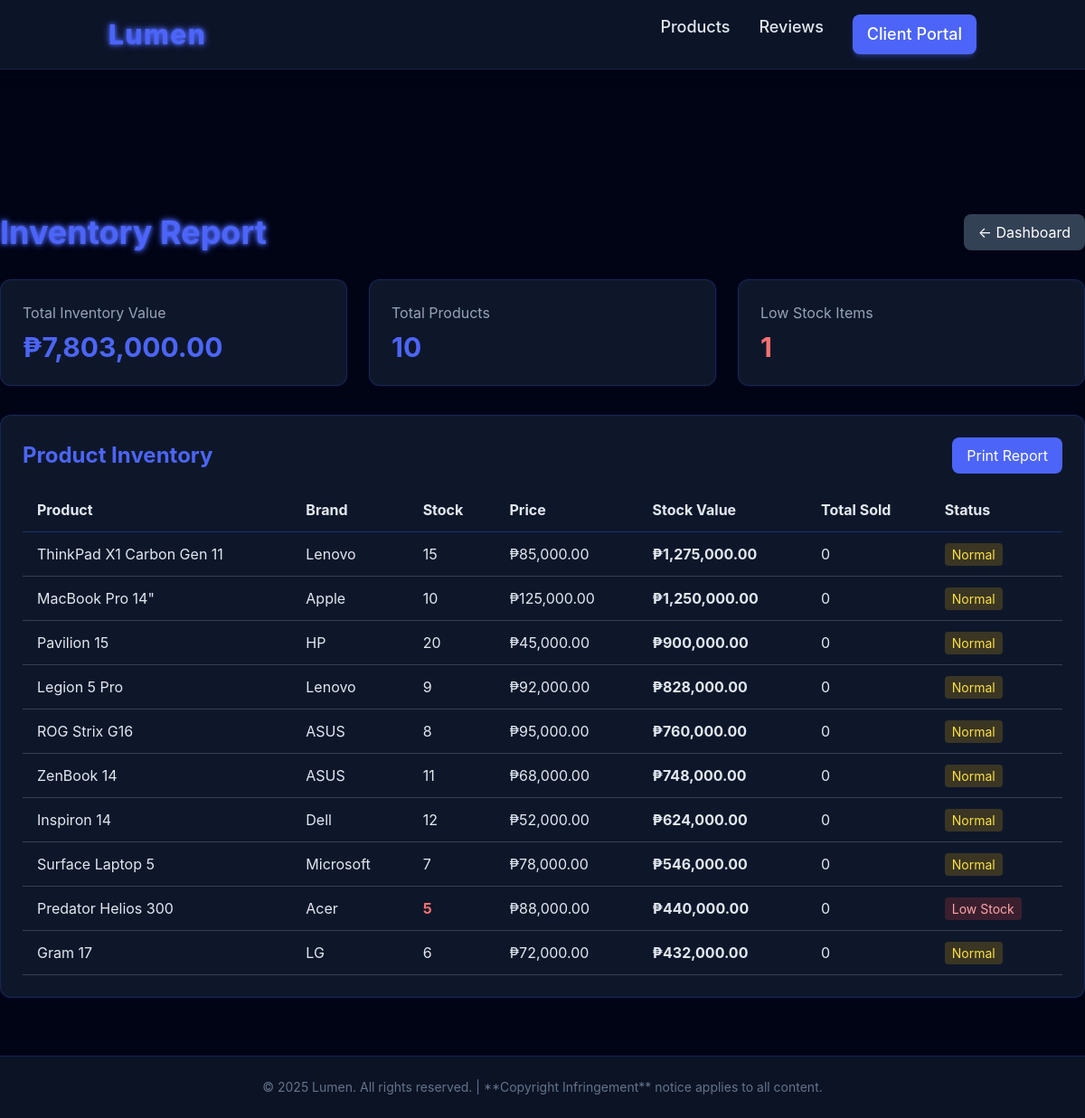
The app's page /admin/reports/inventory.php (signed in) with its own data.
### tables this page shows
CREATE TABLE products (
    product_id INT PRIMARY KEY AUTO_INCREMENT,
    name VARCHAR(200) NOT NULL,
    brand VARCHAR(100) NOT NULL,
    price DECIMAL(10, 2) NOT NULL,
    description TEXT,
    cpu VARCHAR(100),
    ram VARCHAR(50),
    storage VARCHAR(50),
    screen_size VARCHAR(20),
    stock INT DEFAULT 0,
    image_url VARCHAR(500),
    is_active TINYINT(1) DEFAULT 1,
    created_at TIMESTAMP DEFAULT CURRENT_TIMESTAMP
);

### config.php (called while the page is built, shortened)
<?php
function formatCurrency($amount) {
    return '₱' . number_format($amount, 2);
}
?>

### admin/reports/inventory.php (the view, shortened to what this page needs)
<?php
require_once '../../config.php';
$conn = getConnection();
$inventory = $conn->query("SELECT
    p.*,
    (p.stock * p.price) as stock_value,
    COALESCE(SUM(oi.quantity), 0) as total_sold
    FROM products p
    LEFT JOIN order_items oi ON p.product_id = oi.product_id
    WHERE p.is_active = 1
    GROUP BY p.product_id
    ORDER BY stock_value DESC");
$total_inventory_value = 0;
$total_products = 0;
$low_stock_count = 0;
include '../../header.php';
?>
<section class="py-16">
    <div class="max-w-7xl mx-auto">
        <div class="flex justify-between items-center mb-8">
            <h1 class="text-4xl font-bold logo-glow">Inventory Report</h1>
            <a href="/lumen/admin/dashboard.php" class="px-4 py-2 bg-slate-700 text-white rounded-lg hover:bg-slate-600 transition">
                ← Dashboard
            </a>
        </div>
        <?php
        $inventory->data_seek(0);
        while($product = $inventory->fetch_assoc()) {
            $total_inventory_value += $product['stock_value'];
            $total_products++;
            if($product['stock'] <= 5) $low_stock_count++;
        }
        ?>
        <div class="grid grid-cols-1 md:grid-cols-3 gap-6 mb-8">
            <div class="futuristic-card p-6 rounded-xl">
                <p class="text-slate-400 mb-2">Total Inventory Value</p>
                <p class="text-3xl font-bold text-neon-blue"><?= formatCurrency($total_inventory_value) ?></p>
            </div>
            <div class="futuristic-card p-6 rounded-xl">
                <p class="text-slate-400 mb-2">Total Products</p>
                <p class="text-3xl font-bold text-neon-blue"><?= $total_products ?></p>
            </div>
            <div class="futuristic-card p-6 rounded-xl">
                <p class="text-slate-400 mb-2">Low Stock Items</p>
                <p class="text-3xl font-bold text-red-400"><?= $low_stock_count ?></p>
            </div>
        </div>
        <div class="futuristic-card p-6 rounded-xl">
            <div class="flex justify-between items-center mb-4">
                <h2 class="text-2xl font-bold text-neon-blue">Product Inventory</h2>
                <button onclick="window.print()" class="px-4 py-2 bg-neon-blue text-white rounded-lg hover:bg-blue-600 transition">
                    Print Report
                </button>
            </div>
            <div class="overflow-x-auto">
                <table class="w-full">
                    <thead>
                        <tr class="border-b border-neon-blue/30">
                            <th class="text-left py-3 px-4">Product</th>
                            <th class="text-left py-3 px-4">Brand</th>
                            <th class="text-left py-3 px-4">Stock</th>
                            <th class="text-left py-3 px-4">Price</th>
                            <th class="text-left py-3 px-4">Stock Value</th>
                            <th class="text-left py-3 px-4">Total Sold</th>
                            <th class="text-left py-3 px-4">Status</th>
                        </tr>
                    </thead>
                    <tbody>
                        <?php
                        $inventory->data_seek(0);
                        while($product = $inventory->fetch_assoc()):
                        ?>
                            <tr class="border-b border-slate-700 hover:bg-primary-panel/50">
                                <td class="py-3 px-4"><?= $product['name'] ?></td>
                                <td class="py-3 px-4"><?= $product['brand'] ?></td>
                                <td class="py-3 px-4">
                                    <span class="<?= $product['stock'] <= 5 ? 'text-red-400 font-bold' : '' ?>">
                                        <?= $product['stock'] ?>
                                    </span>
                                </td>
                                <td class="py-3 px-4"><?= formatCurrency($product['price']) ?></td>
                                <td class="py-3 px-4 font-bold"><?= formatCurrency($product['stock_value']) ?></td>
                                <td class="py-3 px-4"><?= $product['total_sold'] ?></td>
                                <td class="py-3 px-4">
                                    <?php if($product['stock'] <= 5): ?>
                                        <span class="px-2 py-1 rounded text-sm bg-red-500/20 text-red-300">Low Stock</span>
                                    <?php elseif($product['stock'] > 20): ?>
                                        <span class="px-2 py-1 rounded text-sm bg-green-500/20 text-green-300">In Stock</span>
                                    <?php else: ?>
                                        <span class="px-2 py-1 rounded text-sm bg-yellow-500/20 text-yellow-300">Normal</span>
                                    <?php endif; ?>
                                </td>
                            </tr>
                        <?php endwhile; ?>
                    </tbody>
                </table>
            </div>
        </div>
    </div>
</section>
<?php include '../../footer.php'; $conn->close(); ?>

### header.php (shortened to what this page needs)
<!DOCTYPE html>
<html lang="en">
<head>
    <script src="https://cdn.tailwindcss.com"></script>
    <link rel="stylesheet" href="design.css">
</head>
<body class="bg-space-dark font-sans flex flex-col min-h-screen">
    <header class="bg-primary-panel/90 backdrop-blur-sm sticky top-0 z-50 shadow-lg border-b border-neon-blue/20">
        <div class="container mx-auto px-4 sm:px-6 lg:px-8 py-4 flex justify-between items-center">
            <a href="#" class="text-3xl font-extrabold tracking-wider hover:text-text-base transition duration-300 logo-glow">
                Lumen
            </a>
            <nav class="hidden md:flex space-x-8 text-lg font-medium">
                <a href="#" class="text-text-base hover:text-neon-blue transition duration-200">Products</a>
                <a href="#" class="text-text-base hover:text-neon-blue transition duration-200">Reviews</a>
                <a href="/lumen/user/login.php" class="px-4 py-2 bg-neon-blue rounded-lg text-white hover:bg-blue-600 transition duration-200 shadow-md shadow-neon-blue/30">
                    Client Portal
                </a>
            </nav>
        </div>
    </header>
    <main class="flex-grow container mx-auto px-4 sm:px-6 lg:px-8 py-12"></main>

### footer.php (shortened to what this page needs)
    <footer class="bg-primary-panel/80 mt-auto py-6 border-t border-neon-blue/20">
        <div class="container mx-auto px-4 sm:px-6 lg:px-8 text-center text-slate-500 text-sm">
            <p>&copy; 2025 Lumen. All rights reserved. | **Copyright Infringement** notice applies to all content.</p>
        </div>
    </footer>
</body>
</html>

### design.css (style rules this page uses)
body { background-color: #010414; color: #e2e8f0; min-height: 100vh; display: flex; flex-direction: column; overflow-x: hidden; font-family: 'Inter', sans-serif; }
.futuristic-card { background-color: #0e172a; border: 1px solid rgba(76, 101, 248, 0.2); box-shadow: 0 0 5px rgba(76, 101, 248, 0.1); transition: all 0.3s ease; }
.logo-glow { color: #4c65f8; text-shadow: 0 0 4px #4c65f8, 0 0 8px #4c65f8; animation: text-glow-pulse 3s ease-in-out infinite; }

### records on screen
products: name "ThinkPad X1 Carbon Gen 11", brand "Lenovo", stock "15", price "₱85,000.00", stock_value "₱1,275,000.00", total_sold "0", shows "Normal"
products: name "MacBook Pro 14\"", brand "Apple", stock "10", price "₱125,000.00", stock_value "₱1,250,000.00", total_sold "0", shows "Normal"
products: name "Pavilion 15", brand "HP", stock "20", price "₱45,000.00", stock_value "₱900,000.00", total_sold "0", shows "Normal"
products: name "Legion 5 Pro", brand "Lenovo", stock "9", price "₱92,000.00", stock_value "₱828,000.00", total_sold "0", shows "Normal"
products: name "ROG Strix G16", brand "ASUS", stock "8", price "₱95,000.00", stock_value "₱760,000.00", total_sold "0", shows "Normal"
products: name "ZenBook 14", brand "ASUS", stock "11", price "₱68,000.00", stock_value "₱748,000.00", total_sold "0", shows "Normal"
products: name "Inspiron 14", brand "Dell", stock "12", price "₱52,000.00", stock_value "₱624,000.00", total_sold "0", shows "Normal"
products: name "Surface Laptop 5", brand "Microsoft", stock "7", price "₱78,000.00", stock_value "₱546,000.00", total_sold "0", shows "Normal"
products: name "Predator Helios 300", brand "Acer", stock "5", price "₱88,000.00", stock_value "₱440,000.00", total_sold "0", shows "Low Stock"
products: name "Gram 17", brand "LG", stock "6", price "₱72,000.00", stock_value "₱432,000.00", total_sold "0", shows "Normal"

### other values on screen
formatCurrency($total_inventory_value) "₱7,803,000.00"
$total_products "10"
$low_stock_count "1"
